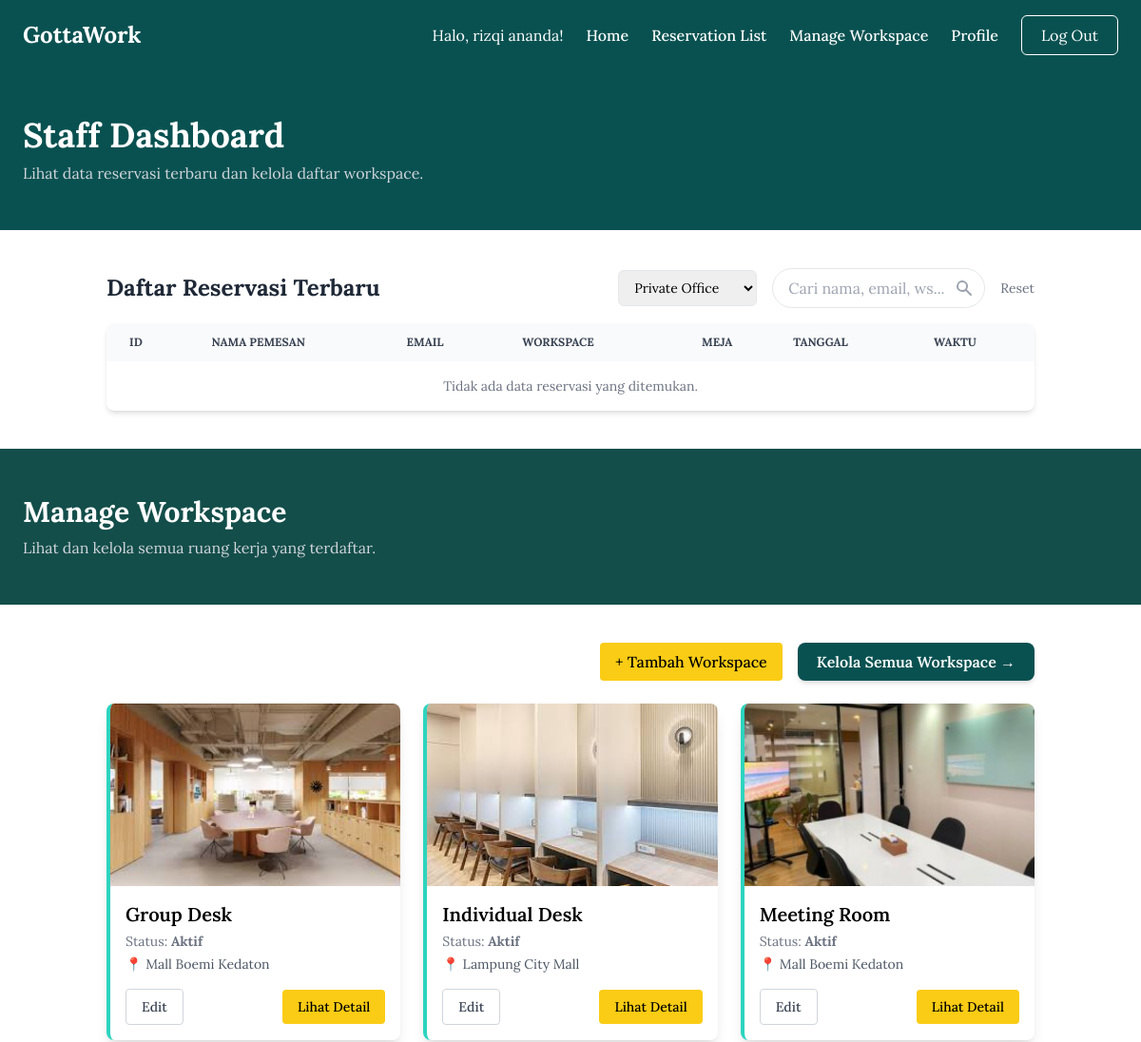
The app's page /staff/staff_homepage.php?filter_type=Private Office (signed in, upper part), older data.
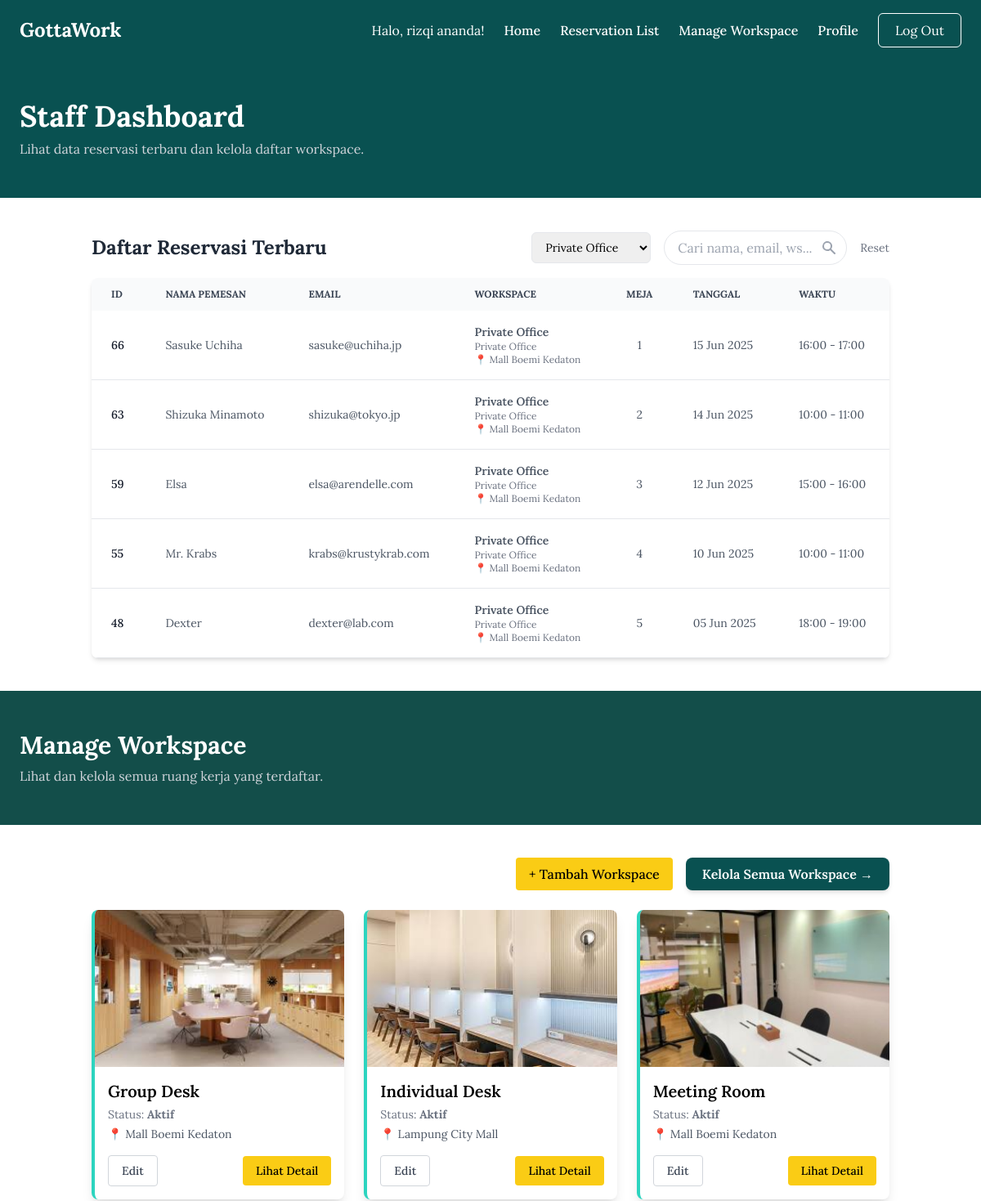
The same page, newer data.
### tables this page shows
CREATE TABLE `workspaces` (
  `id` int NOT NULL,
  `name` varchar(100) DEFAULT NULL,
  `description` text,
  `location` varchar(100) DEFAULT NULL,
  `tipe` varchar(50) DEFAULT NULL,
  `kapasitas` int DEFAULT NULL,
  `fasilitas` json DEFAULT NULL,
  `price` int DEFAULT NULL,
  `duration_unit` varchar(10) DEFAULT NULL,
  `image_path` varchar(255) DEFAULT NULL,
  `status` varchar(20) NOT NULL DEFAULT 'Aktif'
);

CREATE TABLE `bookings` (
  `id` int NOT NULL,
  `name` varchar(100) DEFAULT NULL,
  `email` varchar(100) DEFAULT NULL,
  `user_id` int DEFAULT NULL,
  `start_date` date DEFAULT NULL,
  `end_date` date DEFAULT NULL,
  `start_time` time DEFAULT NULL,
  `end_time` time DEFAULT NULL,
  `workspace_type` varchar(50) DEFAULT NULL,
  `workspace_name` varchar(100) DEFAULT NULL,
  `location` varchar(100) DEFAULT NULL,
  `image_path` varchar(255) DEFAULT NULL,
  `desk_number` varchar(10) DEFAULT NULL,
  `created_at` timestamp NULL DEFAULT CURRENT_TIMESTAMP
);

### staff/staff_homepage.php (the view, shortened to what this page needs)
<?php
require_once '../db.php';
$search_query = $_GET['search'] ?? '';
$filter_type = $_GET['filter_type'] ?? '';
$sql = "SELECT * FROM bookings";
$conditions = [];
$params = [];
if (!empty($filter_type)) {
    $conditions[] = "workspace_type = :filter_type";
    $params[':filter_type'] = $filter_type;
}
if (!empty($conditions)) {
    $sql .= " WHERE " . implode(' AND ', $conditions);
}
$sql .= " ORDER BY created_at DESC";
try {
    $stmt = $conn->prepare($sql);
    $stmt->execute($params);
    $bookings = $stmt->fetchAll(PDO::FETCH_ASSOC);
} catch (PDOException $e) {
    $bookings = [];
    $error_message = "Gagal memuat data booking: " . $e->getMessage();
}
try {
    $workspace_sql = "SELECT * FROM workspaces ORDER BY FIELD(status, 'Aktif', 'Maintenance', 'Tidak Aktif'), id DESC";
    $workspace_stmt = $conn->prepare($workspace_sql);
    $workspace_stmt->execute();
    $workspaces = $workspace_stmt->fetchAll(PDO::FETCH_ASSOC);
    $type_stmt = $conn->query("SELECT DISTINCT tipe FROM workspaces ORDER BY tipe ASC");
    $workspace_types = $type_stmt->fetchAll(PDO::FETCH_COLUMN);
} catch (PDOException $e) {
    $workspaces = [];
    $workspace_types = [];
    $workspace_error = "Gagal memuat data workspace: " . $e->getMessage();
}
?>
<!DOCTYPE html>
<html lang="id">
<head>
    <script src="https://cdn.tailwindcss.com"></script>
</head>
<body class="bg-gray-100 flex flex-col min-h-screen">
    <div class="flex-grow">
        <?php
            $active_page = 'Home';
            require_once '../includes/header_staff.php';
        ?>
        <div class="bg-custom-gray text-white">
          <section class="px-6 py-12 max-w-7xl mx-auto">
            <h1 class="text-4xl font-bold">Staff Dashboard</h1>
            <p class="text-gray-300 mt-2">Lihat data reservasi terbaru dan kelola daftar workspace.</p>
          </section>
        </div>
        <div class="bg-white py-10">
            <main class="container mx-auto px-6">
                <div class="flex flex-wrap justify-between items-center gap-4 mb-4">
                    <h2 class="text-2xl font-bold text-gray-800">Daftar Reservasi Terbaru</h2>
                    <form method="GET" action="" class="flex flex-wrap items-center gap-4">
                        <div>
                            <select name="filter_type" onchange="this.form.submit()" class="border rounded-md py-2 px-3 focus:outline-none focus:ring-2 focus:ring-teal-500 text-sm">
                                <?php foreach($workspace_types as $type): ?>
                                    <option value="<?= htmlspecialchars($type) ?>" <?= ($filter_type === $type) ? 'selected' : '' ?>>
                                        <?= htmlspecialchars($type) ?>
                                    </option>
                                <?php endforeach; ?>
                            </select>
                        </div>
                        <div class="relative">
                            <input type="text" name="search" placeholder="Cari nama, email, ws..."
                                   class="border rounded-full py-2 px-4 w-56 focus:outline-none focus:ring-2 focus:ring-teal-500"
                                   value="<?= htmlspecialchars($search_query) ?>">
                            <button type="submit" class="absolute right-3 top-1/2 -translate-y-1/2 text-gray-400 hover:text-teal-600">
                                <svg xmlns="http://www.w3.org/2000/svg" class="h-5 w-5" viewBox="0 0 20 20" fill="currentColor">
                                    <path fill-rule="evenodd" d="M8 4a4 4 0 100 8 4 4 0 000-8zM2 8a6 6 0 1110.89 3.476l4.817 4.817a1 1 0 01-1.414 1.414l-4.816-4.816A6 6 0 012 8z" clip-rule="evenodd" />
                                </svg>
                            </button>
                        </div>
                        <a href="staff_homepage.php" class="text-sm text-gray-500 hover:text-black">Reset</a>
                    </form>
                </div>
                <div class="overflow-x-auto shadow-md sm:rounded-lg">
                    <table class="w-full text-sm text-left text-gray-600">
                        <thead class="text-xs text-gray-700 uppercase bg-gray-50">
                            <tr>
                                <th scope="col" class="px-6 py-3">ID</th>
                                <th scope="col" class="px-6 py-3">Nama Pemesan</th>
                                <th scope="col" class="px-6 py-3">Email</th>
                                <th scope="col" class="px-6 py-3">Workspace</th>
                                <th scope="col" class="px-6 py-3 text-center">Meja</th>
                                <th scope="col" class="px-6 py-3">Tanggal</th>
                                <th scope="col" class="px-6 py-3">Waktu</th>
                            </tr>
                        </thead>
                        <tbody>
                            <?php if (!empty($bookings)): ?>
                                <?php foreach ($bookings as $row): ?>
                                    <tr class="bg-white border-b hover:bg-gray-50">
                                        <td class="px-6 py-4 font-medium text-gray-900"><?= htmlspecialchars($row['id']) ?></td>
                                        <td class="px-6 py-4"><?= htmlspecialchars($row['name']) ?></td>
                                        <td class="px-6 py-4"><?= htmlspecialchars($row['email']) ?></td>
                                        <td class="px-6 py-4">
                                            <div class="font-semibold"><?= htmlspecialchars($row['workspace_name'] ?? 'N/A') ?></div>
                                            <div class="text-xs text-gray-500"><?= htmlspecialchars($row['workspace_type'] ?? 'N/A') ?></div>
                                            <div class="text-xs text-gray-500">📍 <?= htmlspecialchars($row['location'] ?? 'N/A') ?></div>
                                        </td>
                                        <td class="px-6 py-4 text-center"><?= htmlspecialchars($row['desk_number']) ?></td>
                                        <td class="px-6 py-4"><?= date('d M Y', strtotime($row['start_date'])) ?></td>
                                        <td class="px-6 py-4"><?= date('H:i', strtotime($row['start_time'])) ?> - <?= date('H:i', strtotime($row['end_time'])) ?></td>
                                    </tr>
                                <?php endforeach; ?>
                            <?php else: ?>
                                <tr>
                                    <td colspan="7" class="px-6 py-4 text-center text-gray-500">
                                        Tidak ada data reservasi yang ditemukan.
                                    </td>
                                </tr>
                            <?php endif; ?>
                        </tbody>
                    </table>
                </div>
            </main>
        </div>
        <section>
            <div class="bg-teal-900 text-white">
                <div class="container mx-auto px-6 py-12 max-w-7xl">
                    <h2 class="text-3xl font-bold">Manage Workspace</h2>
                    <p class="text-gray-300 mt-2">Lihat dan kelola semua ruang kerja yang terdaftar.</p>
                </div>
            </div>
            <div class="bg-white py-10">
                <main class="container mx-auto px-6">
                     <div class="flex flex-wrap justify-end mb-6 gap-4">
                        <button onclick="openModal()" class="bg-yellow-400 text-black px-4 py-2 rounded font-medium hover:bg-yellow-500 transition">
                            + Tambah Workspace
                        </button>
                        <a href="mengaturworkspace.php" class="bg-custom-gray text-white px-5 py-2 rounded-lg font-semibold shadow-md hover:opacity-90 transition-opacity duration-300">
                            Kelola Semua Workspace →
                        </a>
                    </div>
                    <?php if (isset($workspace_error)): ?>
                        <p class="text-red-500 text-center"><?= htmlspecialchars($workspace_error); ?></p>
                    <?php elseif (empty($workspaces)): ?>
                        <p class="text-gray-500 text-center">Belum ada workspace yang ditambahkan.</p>
                    <?php else: ?>
                    <div class="grid grid-cols-1 md:grid-cols-2 lg:grid-cols-3 gap-6">
                        <?php foreach (array_slice($workspaces, 0, 3) as $ws): ?>
                            <?php
                                $status_class = '';
                                switch ($ws['status']) {
                                    case 'Aktif':
                                        $status_class = 'border-l-4 border-teal-400 shadow-lg';
                                        break;
                                }
                            ?>
                            <div class="rounded-lg overflow-hidden bg-white flex flex-col <?= $status_class ?>">
                                <img src="../<?= htmlspecialchars($ws['image_path']) ?>" alt="Gambar <?= htmlspecialchars($ws['name']) ?>" class="w-full h-48 object-cover">
                                <div class="p-4 flex flex-col flex-grow">
                                    <h3 class="text-xl font-semibold"><?= htmlspecialchars($ws['name']) ?></h3>
                                    <p class="text-sm text-gray-500 mt-1">Status: <span class="font-bold"><?= htmlspecialchars($ws['status']) ?></span></p>
                                    <p class="text-gray-600 text-sm mt-1">📍 <?= htmlspecialchars($ws['location']) ?></p>
                                    <div class="mt-auto pt-4 flex justify-between items-center">
                                        <button onclick='openModal(<?= json_encode($ws, JSON_HEX_TAG | JSON_HEX_APOS | JSON_HEX_QUOT | JSON_HEX_AMP) ?>)' class="border border-gray-300 text-gray-700 px-4 py-2 rounded font-medium text-sm hover:bg-gray-100">Edit</button>
                                        <button onclick='openDetailModal(<?= json_encode($ws, JSON_HEX_TAG | JSON_HEX_APOS | JSON_HEX_QUOT | JSON_HEX_AMP) ?>)' class="bg-yellow-400 text-black px-4 py-2 rounded font-medium text-sm hover:bg-yellow-500">Lihat Detail</button>
                                    </div>
                                </div>
                            </div>
                        <?php endforeach; ?>
                    </div>
                    <?php endif; ?>
                </main>
            </div>
        </section>
    </div>
</body>
</html>

### includes/header_staff.php (shortened to what this page needs)
<?php
$active_page = $active_page ?? 'home';
function is_staff_nav_active($page, $active_page) {
    return $page === $active_page ? 'text-orange-400 font-bold' : 'text-white hover:text-orange-400 font-medium';
}
?>
<header class="bg-[#095151] text-white">
  <div class="container mx-auto px-6 py-4 max-w-7xl">
    <div class="flex items-center justify-between">
      <a href="staff_homepage.php" class="text-2xl font-bold">GottaWork</a>
      <nav class="hidden md:flex items-center space-x-6">
        <span class="text-white">Halo, <?php echo htmlspecialchars($_SESSION['name'] ?? 'Staff'); ?>!</span>
        <a href="staff_homepage.php" class="<?= is_staff_nav_active('home', $active_page) ?>">Home</a>
        <a href="staff_daftarreservasi.php" class="<?= is_staff_nav_active('Reservations', $active_page) ?>">Reservation List</a>
        <a href="mengaturworkspace.php" class="<?= is_staff_nav_active('Workspace', $active_page) ?>">Manage Workspace</a>
        <a href="profile.php" class="<?= is_staff_nav_active('Profile', $active_page) ?>">Profile</a>
        <a href="../logout.php" class="ml-4 border border-white text-white px-5 py-2 rounded-md flex items-center hover:bg-white hover:bg-opacity-10 transition-colors">
          Log Out
        </a>
      </nav>
    </div>
  </div>
</header>

### staff/staff_homepage.php (style rules this page uses)
.bg-custom-gray { background-color: #095151; }
body { font-family: 'Lora', serif; }

Row changes from the older to the newer data that the page shows:
added bookings: id "66", name "Sasuke Uchiha", email "sasuke@uchiha.jp", workspace_name "Private Office", workspace_type "Private Office", location "Mall Boemi Kedaton", desk_number "1", start_date "15 Jun 2025", start_time "16:00", end_time "17:00"
added bookings: id "63", name "Shizuka Minamoto", email "shizuka@tokyo.jp", workspace_name "Private Office", workspace_type "Private Office", location "Mall Boemi Kedaton", desk_number "2", start_date "14 Jun 2025", start_time "10:00", end_time "11:00"
added bookings: id "59", name "Elsa", email "elsa@arendelle.com", workspace_name "Private Office", workspace_type "Private Office", location "Mall Boemi Kedaton", desk_number "3", start_date "12 Jun 2025", start_time "15:00", end_time "16:00"
added bookings: id "55", name "Mr. Krabs", email "krabs@krustykrab.com", workspace_name "Private Office", workspace_type "Private Office", location "Mall Boemi Kedaton", desk_number "4", start_date "10 Jun 2025", start_time "10:00", end_time "11:00"
added bookings: id "48", name "Dexter", email "dexter@lab.com", workspace_name "Private Office", workspace_type "Private Office", location "Mall Boemi Kedaton", desk_number "5", start_date "05 Jun 2025", start_time "18:00", end_time "19:00"
Text that changed along with them:
text no longer shown: "Tidak ada data reservasi yang ditemukan."
